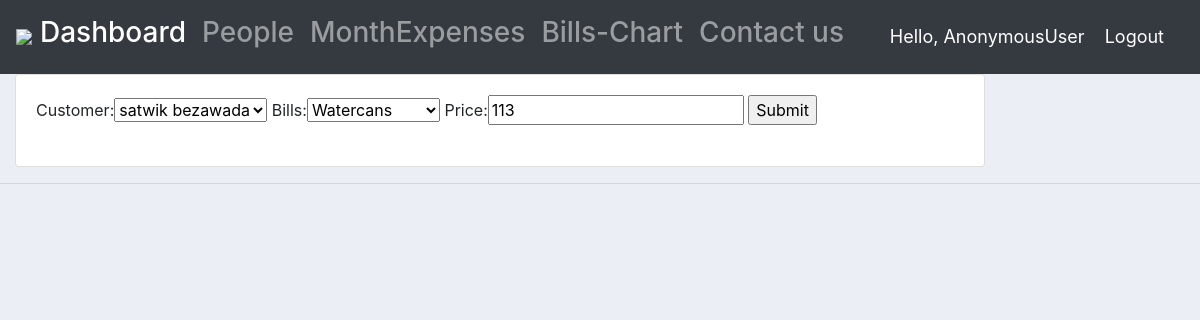
Screenshot of /updatebill/22 with the database file from the repository.
### cycle/models.py (models this page shows, shortened)
class Bills(models.Model):
    STATUS2 = (
        ('RicePacket', 'Ricepacket'),
        ('Watercans', 'Watercans'),
        ('Curries', 'Curries'),
        ('WifiBill', 'WifiBill',),
        ('Rommproducts', 'Roomproducts',),
    )
    customer = models.ForeignKey(Customer, null=True, on_delete=models.SET_NULL)
    bills=models.CharField(max_length=120,null=True,choices=STATUS2)
    price = models.IntegerField(null=True)
    date_created = models.DateTimeField(auto_now_add=True, null=True)

### cycle/views.py (the view)
# urls.py: path('updatebill/<str:pk>', views.updatebill, name="updatebill"),
def updatebill(request,pk):
     bill=Bills.objects.get(id=pk)
     form=Monthbills(instance=bill)
     if request.method == 'POST':
        form = Monthbills(request.POST,instance=bill)
        if form.is_valid():
            form.save()
            return redirect('/')
     context = {'form': form}
     return render(request, 'main/createbills.html', context)

### cycle/forms.py
class Monthbills(ModelForm):
    class Meta:
        model=Bills
        fields='__all__'

### cycle/models.py (called while the page is built)
    def __str__(self):
        return self.name

### cycle/templates/main/createbills.html (shortened to what this page needs)
{%  extends 'main/main.html' %}
{% block content %}
<div class="row">
	<div class="col-md-10">
		<div class="card card-body">
			<form action="" method="POST">
				{{form}}
				<input type="submit" name="Submit">
			</form>
		</div>
	</div>
</div>
{% endblock %}

### static/css/main.css (style rules this page uses)
body { background-color: #ebeff5; }

### rows the page displays
Bills: customer "satwik bezawada", bills "Watercans", price "113"

### other values shown
{{ request.user }} "AnonymousUser"
